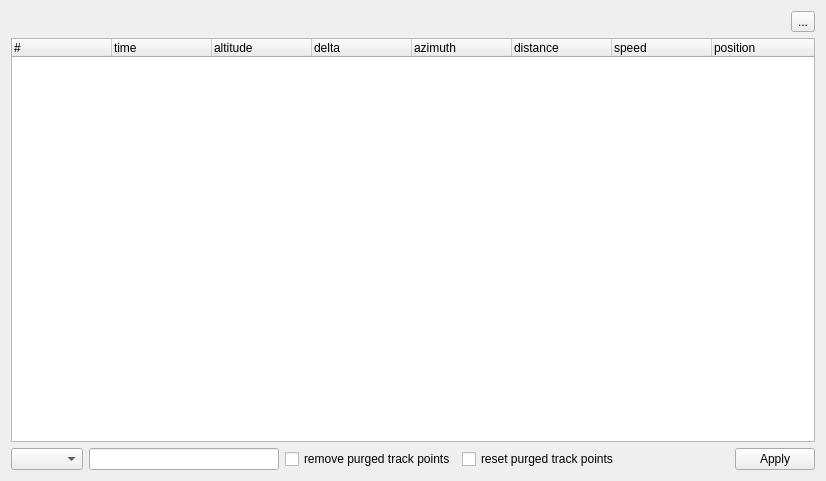
<ui version="4.0" >
 <class>ITrackEditWidget</class>
 <widget class="QWidget" name="ITrackEditWidget" >
  <property name="geometry" >
   <rect>
    <x>0</x>
    <y>0</y>
    <width>826</width>
    <height>481</height>
   </rect>
  </property>
  <property name="windowTitle" >
   <string>Form</string>
  </property>
  <layout class="QVBoxLayout" >
   <item>
    <layout class="QHBoxLayout" >
     <item>
      <spacer>
       <property name="orientation" >
        <enum>Qt::Horizontal</enum>
       </property>
       <property name="sizeHint" >
        <size>
         <width>40</width>
         <height>20</height>
        </size>
       </property>
      </spacer>
     </item>
     <item>
      <widget class="QToolButton" name="toolExit" >
       <property name="text" >
        <string>...</string>
       </property>
      </widget>
     </item>
    </layout>
   </item>
   <item>
    <widget class="QTreeWidget" name="treePoints" >
     <property name="alternatingRowColors" >
      <bool>true</bool>
     </property>
     <property name="selectionMode" >
      <enum>QAbstractItemView::ExtendedSelection</enum>
     </property>
     <property name="rootIsDecorated" >
      <bool>false</bool>
     </property>
     <property name="uniformRowHeights" >
      <bool>true</bool>
     </property>
     <property name="itemsExpandable" >
      <bool>false</bool>
     </property>
     <column>
      <property name="text" >
       <string>#</string>
      </property>
     </column>
     <column>
      <property name="text" >
       <string>time</string>
      </property>
     </column>
     <column>
      <property name="text" >
       <string>altitude</string>
      </property>
     </column>
     <column>
      <property name="text" >
       <string>delta</string>
      </property>
     </column>
     <column>
      <property name="text" >
       <string>azimuth</string>
      </property>
     </column>
     <column>
      <property name="text" >
       <string>distance</string>
      </property>
     </column>
     <column>
      <property name="text" >
       <string>speed</string>
      </property>
     </column>
     <column>
      <property name="text" >
       <string>position</string>
      </property>
     </column>
    </widget>
   </item>
   <item>
    <layout class="QHBoxLayout" >
     <item>
      <widget class="QComboBox" name="comboColor" />
     </item>
     <item>
      <widget class="QLineEdit" name="lineName" />
     </item>
     <item>
      <widget class="QCheckBox" name="checkRemoveDelTrkPt" >
       <property name="text" >
        <string>remove purged track points</string>
       </property>
      </widget>
     </item>
     <item>
      <widget class="QCheckBox" name="checkResetDelTrkPt" >
       <property name="text" >
        <string>reset purged track points</string>
       </property>
      </widget>
     </item>
     <item>
      <widget class="QDialogButtonBox" name="buttonBox" >
       <property name="standardButtons" >
        <set>QDialogButtonBox::Apply</set>
       </property>
      </widget>
     </item>
    </layout>
   </item>
  </layout>
 </widget>
 <resources/>
 <connections/>
</ui>
